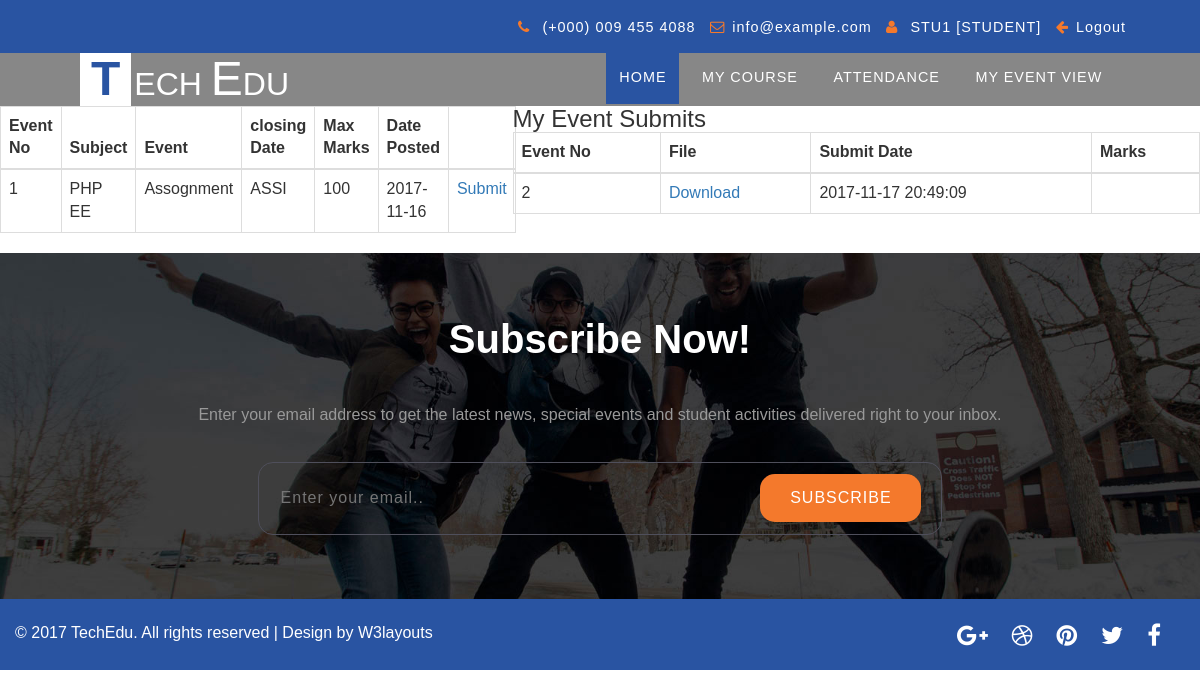
Before: /student_event_view.php (signed in) with the older database file.
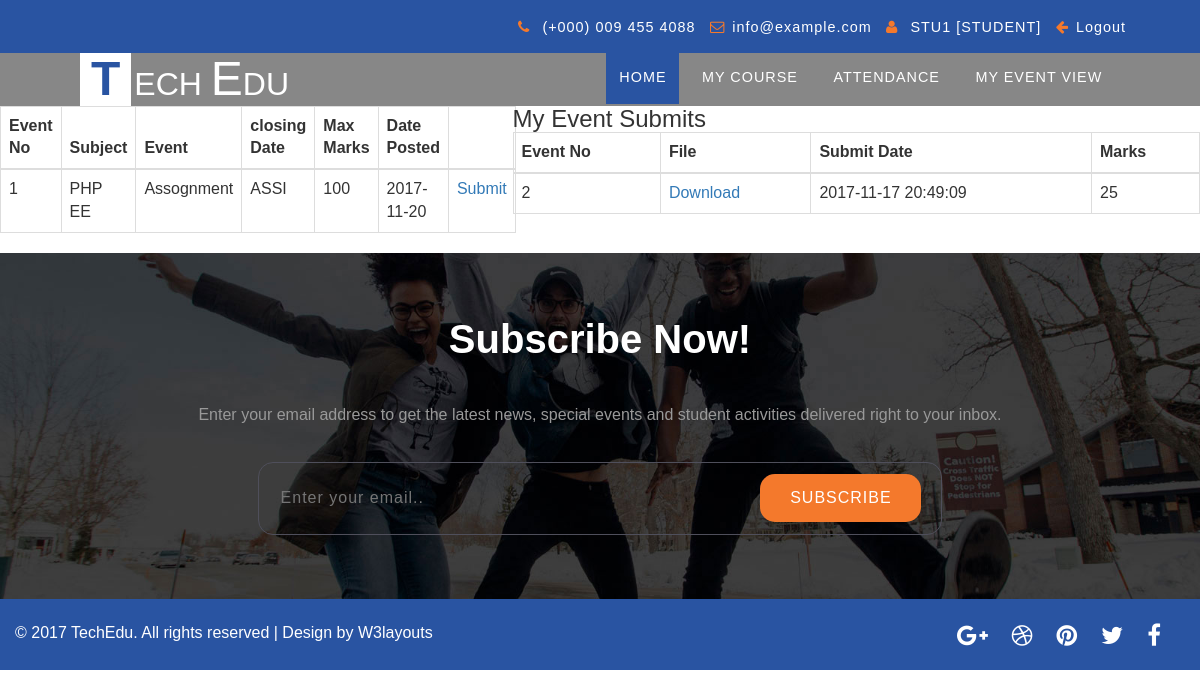
After: the same page with the newer database file.
### tables this page shows
CREATE TABLE `batch_course_event` (
  `id` int(5) NOT NULL AUTO_INCREMENT,
  `batch_id` int(5) DEFAULT NULL,
  `course_id` int(5) DEFAULT NULL,
  `event_title` varchar(100) DEFAULT NULL,
  `type_code` varchar(5) DEFAULT NULL,
  `event_date` varchar(50) DEFAULT NULL,
  `marks` int(5) DEFAULT NULL,
  `date_created` timestamp NOT NULL DEFAULT current_timestamp(),
  `lecture_created` int(5) DEFAULT NULL,
  `course_subject_id` int(5) DEFAULT NULL,
  `question` text DEFAULT NULL,
  PRIMARY KEY (`id`)
);

CREATE TABLE `subject` (
  `id` int(5) NOT NULL AUTO_INCREMENT,
  `subject_name` varchar(100) DEFAULT NULL,
  PRIMARY KEY (`id`)
);

CREATE TABLE `student_event` (
  `id` int(5) NOT NULL AUTO_INCREMENT,
  `event_id` int(5) DEFAULT NULL,
  `student_id` int(5) DEFAULT NULL,
  `doc_path` varchar(50) DEFAULT NULL,
  `marks` int(5) DEFAULT NULL,
  `marked_lecture` int(5) DEFAULT NULL,
  `submitdate_time` timestamp NOT NULL DEFAULT current_timestamp(),
  PRIMARY KEY (`id`)
);

### model/DB.php (called while the page is built, shortened)
<?php
function getDBConnection() {
    $servername = "localhost";
    $username = "root";
    $password = "123";
    $db = "stumsdb";
    $conn = mysqli_connect($servername, $username, $password, $db);
    if (!$conn) {
        die("Connection failed: " . mysqli_connect_error());
    } else {
        return $conn;
    }
}
function getData($sql) {
    $conn = getDBConnection();
    $result = mysqli_query($conn, $sql);
    if (mysqli_num_rows($result) > 0) {
        return $result;
    } else {
        return FALSE;
    }
}
?>

### student_event_view.php (the view, shortened to what this page needs)
<!DOCTYPE html>
<html lang="zxx">
    <head>
        <link href="css/bootstrap.css" rel="stylesheet" type="text/css" media="all" />
        <link rel="stylesheet" type="text/css" href="css/style.css" />
        <link rel="stylesheet" type="text/css" href="css/zoomslider.css" />
        <link rel="stylesheet" href="css/lightbox.css">
        <link href="css/owl.carousel.css" rel="stylesheet" type="text/css" media="all">
        <link href="css/font-awesome.css" rel="stylesheet">
        <link href="css/jquery.dataTables.min.css" rel="stylesheet" type="text/css"/>
    </head>
    <body>
        <div class="w3_agilits_banner_bootm">
            <div class="w3_agilits_inner_bottom">
                <div class="wthree_agile_login">
                    <?php include './_top.php'; ?>
                </div>
            </div>
        </div>
        <div class="demo-inner-content">
            <div class="header-w3-agileits" id="home">
                <div class="inner-header-agile">
                    <nav class="navbar navbar-default">
                        <div class="navbar-header">
                            <h1><a  href="index.html"><span class="letter">T</span>ech <span>E</span>du</a></h1>
                        </div>
                        <div class="collapse navbar-collapse" id="bs-example-navbar-collapse-1">
                            <ul class="nav navbar-nav">
                                <?php include './_menu.php'; ?>
                            </ul>
                        </div>
                    </nav>
                </div>
            </div>
        </div>
        <div class="row">
            <div class="col-md-5">
                <?php
                include './model/DB.php';
                $sql = " SELECT batch_course_event.*,SUBJECT.subject_name FROM batch_course_event
INNER JOIN batch_course
ON batch_course_event.batch_id = batch_course.id
INNER JOIN student_batch
ON student_batch.batch_id = batch_course.id
INNER JOIN course_subject
ON course_subject.course_subject_id = batch_course_event.course_subject_id
INNER JOIN SUBJECT
ON SUBJECT.id = course_subject.subject_id
WHERE student_batch.student_id = " . $_SESSION['ssn_student']['id'];
                $resultx = getData($sql);
                ?>
                <table class="table table-bordered">
                    <thead>
                        <tr>
                            <th>Event No</th>
                            <th>Subject</th>
                            <th>Event</th>
                            <th>closing Date</th>
                            <th>Max Marks</th>
                            <th>Date Posted</th>
                            <th></th>
                        </tr>
                    </thead>
                    <tbody>
                        <?php
                        if ($resultx != FALSE) {
                            while ($row = mysqli_fetch_assoc($resultx)) {
                                ?>
                                <tr>
                                    <td><?= $row['id']; ?></td>
                                    <td><?= $row['subject_name']; ?></td>
                                    <td><?= $row['event_title']; ?></td>
                                    <td><?= $row['type_code']; ?></td>
                                    <td><?= $row['marks']; ?></td>
                                    <td><?= $row['event_date']; ?></td>
                                    <td><a href="student_event_view.php?event_id=<?= $row['id']; ?>&task=submit">Submit</a></td>
                                </tr>
                                <?php
                            }
                        }
                        ?>
                    </tbody>
                </table>
            </div>
            <div class="col-md-7">
                <?php
                if (isset($_GET['event_id'])) {
                    $eventDetail;
                    $sql = " SELECT * FROM batch_course_event WHERE id = " . $_GET['event_id'];
                    $result = getData($sql);
                    while ($row1 = mysqli_fetch_array($result)) {
                        $eventDetail = $row1;
                    }
                    ?>
                    <form action="student_event_submit.php" method="post" enctype="multipart/form-data">
                        <input type="hidden" name="event_id" value="<?= $eventDetail['event_id']; ?>" />
                        <div class="form-group">
                            <label for="exampleInputEmail1">event</label>
                            <?= $eventDetail['event_title']; ?> [Marks: <?= $eventDetail['marks']; ?>]
                        </div>
                        <div class="form-group">
                            <label for="exampleInputPassword1">Close Date</label>
                            <?= $eventDetail['event_date']; ?>
                        </div>
                        <div class="form-group">
                            <label for="exampleInputPassword1">Question</label>
                            <?= $eventDetail['question']; ?>
                        </div>
                        <div class="form-group">
                            <label for="exampleInputPassword1">Upload Document</label>
                            <input type="file" name="fileToUpload" id="fileToUpload">
                        </div>
                        <input type="submit" value="Submit"class="btn-primary" name="submit">
                    </form>
                    <?php
                } else {
                    $sql = " SELECT * FROM student_event WHERE student_id =  " . $_SESSION['ssn_student']['id'] ." ORDER BY id DESC";
                    $resultAs = getData($sql);
                    ?>
                <h3>My Event Submits</h3>
                    <table class="table table-bordered">
                        <thead>
                            <tr>
                                <th>Event No</th>
                                <th>File</th>
                                <th>Submit Date</th>
                                <th>Marks</th>
                            </tr>
                        </thead>
                        <tbody>
                            <?php
                            if ($resultAs != FALSE) {
                                while ($row = mysqli_fetch_assoc($resultAs)) {
                                    ?>
                                    <tr>
                                        <td><?= $row['id']; ?></td>
                                        <td><a href="uploads/<?= $row['doc_path']; ?>">Download</a></td>
                                        <td><?= $row['submitdate_time']; ?></td>
                                        <td><?= $row['marks']; ?></td>
                                    </tr>
                                    <?php
                                }
                            }
                            ?>
                        </tbody>
                    </table>
    <?php
}
?>
            </div>
        </div>
        <div class="w3ls-section subscribe text-center">
            <div class="container">
                <h3 class="w3ls-title">subscribe now!</h3>
                <p>Enter your email address to get the latest news, special events and student activities delivered right to your inbox.</p>
                <div class="subscribe-grid">
                    <form action="#" method="post">
                        <input type="email" placeholder="Enter your email.." name="Subscribe" required="">
                        <button class="btn1">subscribe</button>
                    </form>
                </div>
            </div>
        </div>
        <div class="agileits_w3layouts-footer">
            <div class="col-md-6 col-sm-8 agileinfo-copyright">
                <p>© 2017 TechEdu. All rights reserved | Design by <a href="//w3layouts.com/">W3layouts</a></p>
            </div>
            <div class="col-md-6 col-sm-4 agileinfo-icons">
                <ul>
                    <li><a class="icon fb" href="#"><i class="fa fa-facebook"></i></a></li>
                    <li><a class="icon tw" href="#"><i class="fa fa-twitter"></i></a></li>
                    <li><a class="icon pin" href="#"><i class="fa fa-pinterest"></i></a></li>
                    <li><a class="icon db" href="#"><i class="fa fa-dribbble"></i></a></li>
                    <li><a class="icon gp" href="#"><i class="fa fa-google-plus"></i></a></li>
                </ul>
            </div>
            <div class="clearfix"></div>
        </div>
        <link rel="stylesheet" href="css/flexslider.css" type="text/css" media="screen" property="" />
    </body>
</html>

### _top.php
<ul>
                       <li><i class="fa fa-phone" aria-hidden="true"></i> (+000) 009 455 4088</li>
                       <li><i class="fa fa-envelope-o list-icon" aria-hidden="true"></i><a href="mailto:info@example.com">info@example.com</a></li>
                       <li><i class="fa fa-user list-icon" aria-hidden="true"></i>
                           <?php  echo $_SESSION['ssn_user']['username'];?>
                          [<?php  echo $_SESSION['ssn_user']['role_code'];?>]
                       </li>
                       <li><i class="fa fa-arrow-left list-icon" aria-hidden="true"></i><a href="logout.php">Logout</a></li>
                   </ul>

### _menu.php
<?php
if($_SESSION['ssn_user']['role_code'] == 'STUDENT'){
    include './_menu_student.php';
}else if($_SESSION['ssn_user']['role_code'] == 'LECTURE'){
    include './_menu_lecturer.php';
} else if($_SESSION['ssn_user']['role_code'] == 'ADMIN'){
    include './_menu_admin.php';
}
?>

### _menu_student.php
<li class="active"><a href="home.php">Home</a></li>
<li><a href="student_my_courses.php">My Course</a></li>
<li><a href="student_attendance.php" >Attendance</a></li>
<li><a href="student_event_view.php">My Event View</a></li>

### css/style.css (style rules this page uses)
html, body { font-size: 100%; font-family:'PT Sans', sans-serif; background:#ffffff; margin:0px!important; }
p { margin:0; font-size:14px; }
h1,h2,h3,h4,h5,h6 { font-family: 'Josefin Sans', sans-serif; margin:0; }
ul,label { margin:0; padding:0; }
p { font-size: 1em; color: #999; line-height: 1.8em; }
.header-w3-agileits { background: rgba(0, 0, 0, 0.47); padding:0; }
.inner-header-agile { padding: 0 5em; position: relative; }
.navbar-header h1 { font-size: 2em; display: block; text-transform: uppercase; }
.navbar-header h1 a { color: #FFFFFF; text-decoration: none; display: inline-block; }
span.letter { background: #fff; color: #2954a2; line-height: 1.1em; padding: 0 11px; display: inline-block; background: #ffffff; font-weight:700; margin-right:3px; }
h1 span { color: #fff; font-size: 1.5em; }
ul.nav.navbar-nav { float:right; }
.navbar-default { background: none; border: none; margin: 0; min-height: inherit; }
.navbar-default .navbar-nav > .active > a, .navbar-default .navbar-nav > .active > a:hover, .navbar-default .navbar-nav > .active > a:focus { color: #ffffff; background: #2954a2; }
.navbar-nav > li { margin: 0 0.3em; }
.navbar-default .navbar-nav > li > a { font-size: 0.9em; padding: 1em 0.9em 1.2em; position: relative; font-weight: 400; text-transform: uppercase; letter-spacing: 1px; color: #fff; }
.navbar-collapse { padding: 0!important; }
ul.nav.navbar-nav li.active { border-right: none; }
.w3_agilits_banner_bootm { padding: 1em 0 2.3em 0; background:#2954a2; }
.w3_agilits_inner_bottom { margin: 0 auto; padding: 0 4em; }
.wthree_agile_login { float: right; }
.wthree_agile_login ul li { letter-spacing: 1px; list-style: none; display: inline-block; color: #fff; margin-right: 10px; margin-top: -5px; font-size:0.9em; }
.wthree_agile_login ul li i { color: #f4792c; font-size: 1em; padding-right: 7px; }
.wthree_agile_login ul li a { color:#fff; }
.w3ls-section { padding:4em 0; }
h3.w3ls-title { margin-bottom: 1em; position:relative; }
h3.w3ls-title,h2.w3ls-title { text-transform: capitalize; color: #2954a2; font-size:2.5em; font-weight:600; }
h3.w3ls-title:after { background: #e2dfdf; content: ""; display: block; height: 1px; position: absolute; left: 0; top: 53px; width: 250px; -webkit-transition: all 0.4s ease; -moz-transition: all 0.4s ease; -o-transition: all 0.4s ease; -ms-transition: all 0.4s ease; transition: all 0.4s ease; }
.wthree-testi h3,div#agileits-services h3 ,.subscribe h3 { color: #fff; }
.subscribe h3.w3ls-title:after { background:transparent; }
.subscribe { background: url(../images/subscribe.jpg) no-repeat center; background-size: cover; }
.subscribe-grid { text-align: center; margin: 2em auto 0; }
.subscribe-grid input[type="email"] { display: inline-block; background: transparent; border: none; width: 70%; outline: none; font-size: 1em; color: #999999; letter-spacing: 1px; }
.subscribe-grid form { width: 60%; margin: 0 auto; padding: 0.7em 0; border-radius: 15px; border: 1px solid #4f4f5b; }
.subscribe-grid button.btn1 { color: #ffffff; font-size: 1em; width: 161px; border-radius: 15px; letter-spacing: 1px; border:none; outline:none; padding: 0.8em 0; text-transform: uppercase; text-align: center; text-decoration: none; background: #f4792c; transition: 0.5s all; -webkit-transition: 0.5s all; -moz-transition: 0.5s all; -o-transition: 0.5s all; -ms-transition: 0.5s all; }
.agileinfo-icons ul li { display: inline-block; margin-right: 1em; font-size: 1.5em; float: right; }
.agileits_w3layouts-footer { padding: 1.3em 0 1em; background: #2954a2; }
.agileinfo-icons ul li a { color: #fff; }
.agileinfo-copyright p,.agileinfo-copyright a { color: #fff; }

### css/zoomslider.css (style rules this page uses)
.demo-inner-content { position: relative; z-index: 2; }

### css/lightbox.css (style rules this page uses)
body:after { content: url(../images/close.png) url(../images/loading.gif) url(../images/prev.png) url(../images/next.png); display: none; }

Changed rows visible on the page:
changed batch_course_event "Assognment": event_date "2017-11-16" → "2017-11-20"
changed student_event id 2: marks (not shown) → "25"
